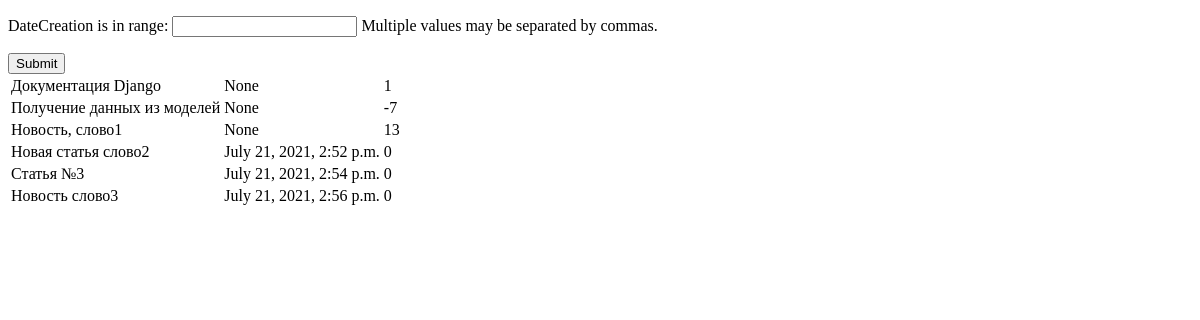
The page /posts/comment_list on the database as committed earlier.
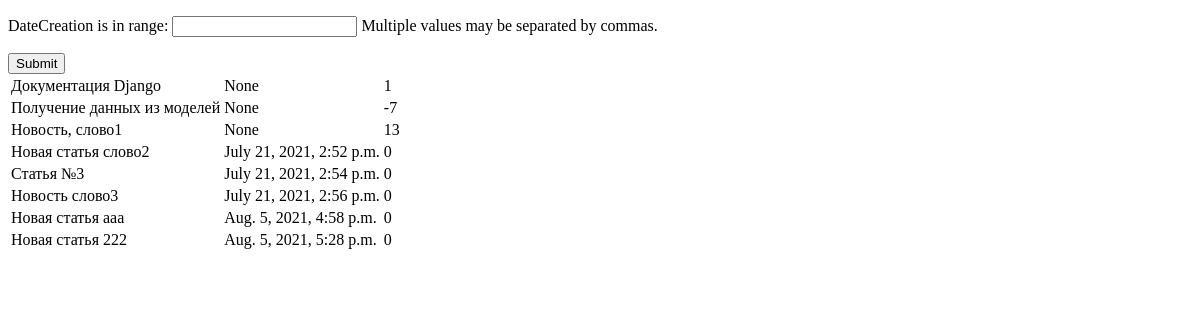
The same page on the database as committed later.
### articles/models.py (models this page shows, shortened)
class Post(models.Model):
    author = models.ForeignKey(Author, on_delete=models.CASCADE)
    NEWS = 'NW'
    ARTICLE = 'AR'
    CATEGORY_CHOICES = (
        (NEWS, 'Новость'),
        (ARTICLE, 'Статья'),
    )
    caregoryType = models.CharField(max_length=2, choices=CATEGORY_CHOICES, default=ARTICLE)   # исправить опечатку
    dateCreation = models.DateTimeField(auto_now_add = True)
    postCategory = models.ManyToManyField(Category, through='PostCategory')
    title = models.CharField(max_length=128)
    text = models.TextField()
    rating = models.SmallIntegerField(default=0)

### articles/views.py (the view)
# urls.py: path('comment_list', comment_list),
def comment_list(request):
    x = X(request.GET, queryset=Post.objects.all())
    return render(request, 'comment_t.html', {'filter': x})

### templates/comment_t.html (shortened to what this page needs)
<!DOCTYPE html>
<html lang="en">
<head>
</head>
<body>
<form method="get">
    {{ filter.form.as_p }}
    <input type="submit">
</form>
<table>
{% for obj in filter.qs %}
    <tr>
        <td>
            {{ obj.title }}
        </td>
        <td>
            {{ obj.dateCreation}}
        </td>
        <td>
            {{ obj.rating }}
        </td>
    </tr>
{% endfor %}
</table>
</body>
</html>

Rows that differ between the two databases and show on the page:
added Post: title "Новая статья ааа", dateCreation "Aug. 5, 2021, 4:58 p.m.", rating "0"
added Post: title "Новая статья 222", dateCreation "Aug. 5, 2021, 5:28 p.m.", rating "0"
